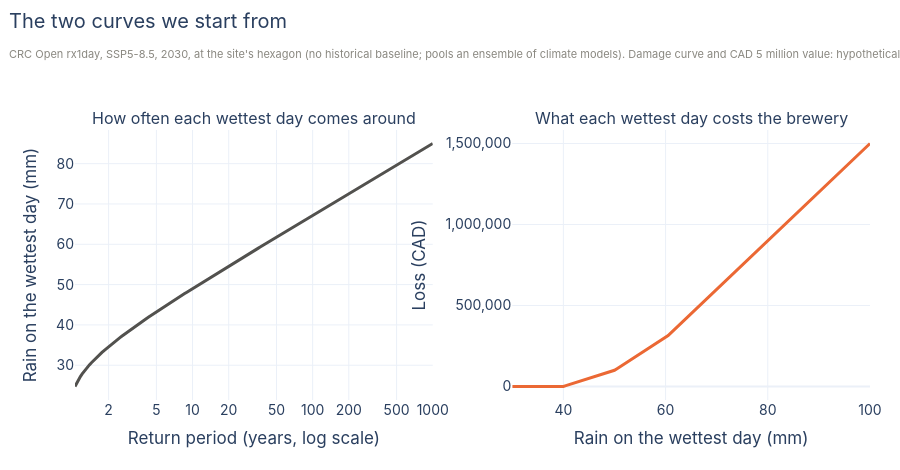

Notebook code cell kept with this figure:
### Code cell
periods = np.geomspace(1.05, 1_000, 200)
rain = np.asarray(curve.quantiles(1 - 1 / periods), dtype=float)
rain_grid = np.linspace(30.0, 100.0, 141)
loss_grid = ASSET["value_cad"] * np.asarray(DAMAGE.evaluate(rain_grid), dtype=float)

fig = make_subplots(rows=1, cols=2, horizontal_spacing=0.1,
                    subplot_titles=("How often each wettest day comes around", "What each wettest day costs the brewery"))
fig.add_trace(go.Scatter(x=periods, y=rain, mode="lines", line=dict(color=INK, width=3), showlegend=False,
                         hovertemplate="1-in-%{x:.0f} years: %{y:.0f} mm<extra></extra>"), row=1, col=1)
fig.add_trace(go.Scatter(x=rain_grid, y=loss_grid, mode="lines", line=dict(color=ORANGE, width=3), showlegend=False,
                         hovertemplate="%{x:.0f} mm: loss CAD %{y:,.0f}<extra></extra>"), row=1, col=2)
fig.update_xaxes(type="log", tickvals=[1, 2, 5, 10, 20, 50, 100, 200, 500, 1000], title_text="Return period (years, log scale)", row=1, col=1)
fig.update_yaxes(title_text="Rain on the wettest day (mm)", row=1, col=1)
fig.update_xaxes(title_text="Rain on the wettest day (mm)", row=1, col=2)
fig.update_yaxes(title_text="Loss (CAD)", tickformat=",.0f", row=1, col=2)
layout(fig, "The two curves we start from",
       f"CRC Open rx1day, SSP5-8.5, {HORIZON}, at the site's hexagon (no historical baseline; pools an ensemble of climate models). "
       f"Damage curve and CAD 5 million value: hypothetical; loss shown before the local factor of section 3.", height=470, top=130)
fig.show()

### Figure 1 — Plotly figure (JSON) as saved in the notebook; plotly's stock layout.template omitted (floating-point values rounded to 4 significant figures; data arrays with more than 128 entries replaced by an {"elided": "..."} marker saying what was removed)
{"data": [{"hovertemplate": "1-in-%{x:.0f} years: %{y:.0f} mm<extra></extra>", "line": {"color": "#52514e", "width": 3}, "mode": "lines", "showlegend": false, "type": "scatter", "x": {"elided": "200 float values"}, "xaxis": "x", "y": {"elided": "200 float values"}, "yaxis": "y"}, {"hovertemplate": "%{x:.0f} mm: loss CAD %{y:,.0f}<extra></extra>", "line": {"color": "#eb6834", "width": 3}, "mode": "lines", "showlegend": false, "type": "scatter", "x": {"elided": "141 float values"}, "xaxis": "x2", "y": {"elided": "141 float values"}, "yaxis": "y2"}], "layout": {"annotations": [{"font": {"size": 16}, "showarrow": false, "text": "How often each wettest day comes around", "x": 0.225, "xanchor": "center", "xref": "paper", "y": 1.0, "yanchor": "bottom", "yref": "paper"}, {"font": {"size": 16}, "showarrow": false, "text": "What each wettest day costs the brewery", "x": 0.775, "xanchor": "center", "xref": "paper", "y": 1.0, "yanchor": "bottom", "yref": "paper"}], "font": {"family": "Inter, Helvetica, Arial, sans-serif", "size": 14}, "height": 470, "hoverlabel": {"font": {"size": 13}}, "margin": {"b": 70, "l": 75, "r": 30, "t": 130}, "title": {"subtitle": {"font": {"color": "#8a8880", "size": 11}, "text": "CRC Open rx1day, SSP5-8.5, 2030, at the site's hexagon (no historical baseline; pools an ensemble of climate models). Damage curve and CAD 5 million value: hypothetical; loss shown before the local factor of section 3."}, "text": "The two curves we start from", "x": 0.01, "y": 0.97, "yanchor": "top"}, "xaxis": {"anchor": "y", "domain": [0.0, 0.45], "tickvals": [1, 2, 5, 10, 20, 50, 100, 200, 500, 1000], "title": {"text": "Return period (years, log scale)"}, "type": "log"}, "xaxis2": {"anchor": "y2", "domain": [0.55, 1.0], "title": {"text": "Rain on the wettest day (mm)"}}, "yaxis": {"anchor": "x", "domain": [0.0, 1.0], "title": {"text": "Rain on the wettest day (mm)"}}, "yaxis2": {"anchor": "x2", "domain": [0.0, 1.0], "tickformat": ",.0f", "title": {"text": "Loss (CAD)"}}}}
